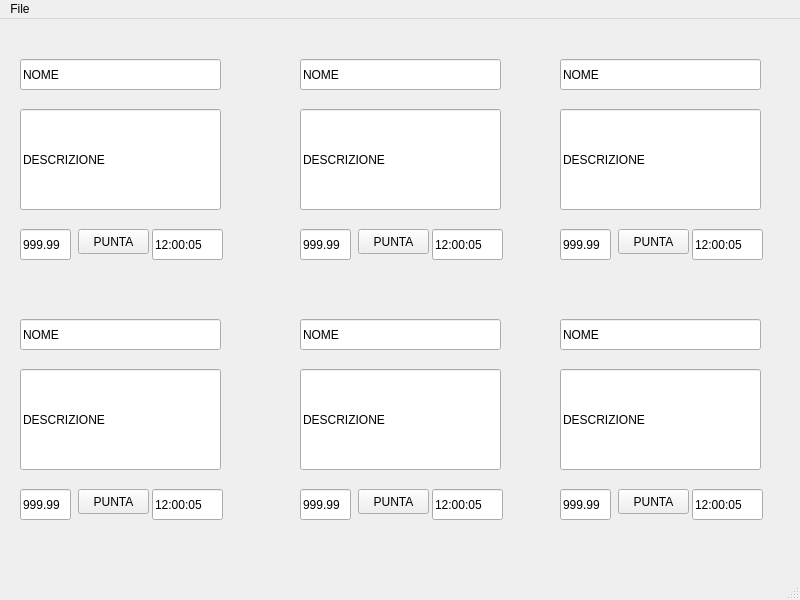
<?xml version="1.0" encoding="UTF-8"?>
<ui version="4.0">
 <class>MainWindow</class>
 <widget class="QMainWindow" name="MainWindow">
  <property name="geometry">
   <rect>
    <x>0</x>
    <y>0</y>
    <width>800</width>
    <height>600</height>
   </rect>
  </property>
  <property name="windowTitle">
   <string>MainWindow</string>
  </property>
  <widget class="QWidget" name="centralwidget">
   <widget class="QLineEdit" name="lineEdit">
    <property name="geometry">
     <rect>
      <x>20</x>
      <y>40</y>
      <width>201</width>
      <height>31</height>
     </rect>
    </property>
    <property name="text">
     <string>NOME</string>
    </property>
   </widget>
   <widget class="QLineEdit" name="lineEdit_2">
    <property name="geometry">
     <rect>
      <x>20</x>
      <y>90</y>
      <width>201</width>
      <height>101</height>
     </rect>
    </property>
    <property name="text">
     <string>DESCRIZIONE</string>
    </property>
   </widget>
   <widget class="QLineEdit" name="lineEdit_3">
    <property name="geometry">
     <rect>
      <x>20</x>
      <y>210</y>
      <width>51</width>
      <height>31</height>
     </rect>
    </property>
    <property name="text">
     <string>999.99</string>
    </property>
   </widget>
   <widget class="QLineEdit" name="lineEdit_4">
    <property name="geometry">
     <rect>
      <x>152</x>
      <y>210</y>
      <width>71</width>
      <height>31</height>
     </rect>
    </property>
    <property name="text">
     <string>12:00:05</string>
    </property>
   </widget>
   <widget class="QPushButton" name="pushButton">
    <property name="geometry">
     <rect>
      <x>78</x>
      <y>210</y>
      <width>71</width>
      <height>25</height>
     </rect>
    </property>
    <property name="text">
     <string>PUNTA</string>
    </property>
   </widget>
   <widget class="QLineEdit" name="lineEdit_5">
    <property name="geometry">
     <rect>
      <x>300</x>
      <y>90</y>
      <width>201</width>
      <height>101</height>
     </rect>
    </property>
    <property name="text">
     <string>DESCRIZIONE</string>
    </property>
   </widget>
   <widget class="QLineEdit" name="lineEdit_6">
    <property name="geometry">
     <rect>
      <x>300</x>
      <y>40</y>
      <width>201</width>
      <height>31</height>
     </rect>
    </property>
    <property name="text">
     <string>NOME</string>
    </property>
   </widget>
   <widget class="QPushButton" name="pushButton_2">
    <property name="geometry">
     <rect>
      <x>358</x>
      <y>210</y>
      <width>71</width>
      <height>25</height>
     </rect>
    </property>
    <property name="text">
     <string>PUNTA</string>
    </property>
   </widget>
   <widget class="QLineEdit" name="lineEdit_7">
    <property name="geometry">
     <rect>
      <x>432</x>
      <y>210</y>
      <width>71</width>
      <height>31</height>
     </rect>
    </property>
    <property name="text">
     <string>12:00:05</string>
    </property>
   </widget>
   <widget class="QLineEdit" name="lineEdit_8">
    <property name="geometry">
     <rect>
      <x>300</x>
      <y>210</y>
      <width>51</width>
      <height>31</height>
     </rect>
    </property>
    <property name="text">
     <string>999.99</string>
    </property>
   </widget>
   <widget class="QLineEdit" name="lineEdit_9">
    <property name="geometry">
     <rect>
      <x>560</x>
      <y>90</y>
      <width>201</width>
      <height>101</height>
     </rect>
    </property>
    <property name="text">
     <string>DESCRIZIONE</string>
    </property>
   </widget>
   <widget class="QLineEdit" name="lineEdit_10">
    <property name="geometry">
     <rect>
      <x>560</x>
      <y>40</y>
      <width>201</width>
      <height>31</height>
     </rect>
    </property>
    <property name="text">
     <string>NOME</string>
    </property>
   </widget>
   <widget class="QPushButton" name="pushButton_3">
    <property name="geometry">
     <rect>
      <x>618</x>
      <y>210</y>
      <width>71</width>
      <height>25</height>
     </rect>
    </property>
    <property name="text">
     <string>PUNTA</string>
    </property>
   </widget>
   <widget class="QLineEdit" name="lineEdit_11">
    <property name="geometry">
     <rect>
      <x>692</x>
      <y>210</y>
      <width>71</width>
      <height>31</height>
     </rect>
    </property>
    <property name="text">
     <string>12:00:05</string>
    </property>
   </widget>
   <widget class="QLineEdit" name="lineEdit_12">
    <property name="geometry">
     <rect>
      <x>560</x>
      <y>210</y>
      <width>51</width>
      <height>31</height>
     </rect>
    </property>
    <property name="text">
     <string>999.99</string>
    </property>
   </widget>
   <widget class="QLineEdit" name="lineEdit_13">
    <property name="geometry">
     <rect>
      <x>20</x>
      <y>350</y>
      <width>201</width>
      <height>101</height>
     </rect>
    </property>
    <property name="text">
     <string>DESCRIZIONE</string>
    </property>
   </widget>
   <widget class="QLineEdit" name="lineEdit_14">
    <property name="geometry">
     <rect>
      <x>20</x>
      <y>300</y>
      <width>201</width>
      <height>31</height>
     </rect>
    </property>
    <property name="text">
     <string>NOME</string>
    </property>
   </widget>
   <widget class="QPushButton" name="pushButton_4">
    <property name="geometry">
     <rect>
      <x>78</x>
      <y>470</y>
      <width>71</width>
      <height>25</height>
     </rect>
    </property>
    <property name="text">
     <string>PUNTA</string>
    </property>
   </widget>
   <widget class="QLineEdit" name="lineEdit_15">
    <property name="geometry">
     <rect>
      <x>152</x>
      <y>470</y>
      <width>71</width>
      <height>31</height>
     </rect>
    </property>
    <property name="text">
     <string>12:00:05</string>
    </property>
   </widget>
   <widget class="QLineEdit" name="lineEdit_16">
    <property name="geometry">
     <rect>
      <x>20</x>
      <y>470</y>
      <width>51</width>
      <height>31</height>
     </rect>
    </property>
    <property name="text">
     <string>999.99</string>
    </property>
   </widget>
   <widget class="QLineEdit" name="lineEdit_17">
    <property name="geometry">
     <rect>
      <x>300</x>
      <y>350</y>
      <width>201</width>
      <height>101</height>
     </rect>
    </property>
    <property name="text">
     <string>DESCRIZIONE</string>
    </property>
   </widget>
   <widget class="QLineEdit" name="lineEdit_18">
    <property name="geometry">
     <rect>
      <x>300</x>
      <y>300</y>
      <width>201</width>
      <height>31</height>
     </rect>
    </property>
    <property name="text">
     <string>NOME</string>
    </property>
   </widget>
   <widget class="QPushButton" name="pushButton_5">
    <property name="geometry">
     <rect>
      <x>358</x>
      <y>470</y>
      <width>71</width>
      <height>25</height>
     </rect>
    </property>
    <property name="text">
     <string>PUNTA</string>
    </property>
   </widget>
   <widget class="QLineEdit" name="lineEdit_19">
    <property name="geometry">
     <rect>
      <x>432</x>
      <y>470</y>
      <width>71</width>
      <height>31</height>
     </rect>
    </property>
    <property name="text">
     <string>12:00:05</string>
    </property>
   </widget>
   <widget class="QLineEdit" name="lineEdit_20">
    <property name="geometry">
     <rect>
      <x>300</x>
      <y>470</y>
      <width>51</width>
      <height>31</height>
     </rect>
    </property>
    <property name="text">
     <string>999.99</string>
    </property>
   </widget>
   <widget class="QLineEdit" name="lineEdit_21">
    <property name="geometry">
     <rect>
      <x>560</x>
      <y>350</y>
      <width>201</width>
      <height>101</height>
     </rect>
    </property>
    <property name="text">
     <string>DESCRIZIONE</string>
    </property>
   </widget>
   <widget class="QLineEdit" name="lineEdit_22">
    <property name="geometry">
     <rect>
      <x>560</x>
      <y>300</y>
      <width>201</width>
      <height>31</height>
     </rect>
    </property>
    <property name="text">
     <string>NOME</string>
    </property>
   </widget>
   <widget class="QPushButton" name="pushButton_6">
    <property name="geometry">
     <rect>
      <x>618</x>
      <y>470</y>
      <width>71</width>
      <height>25</height>
     </rect>
    </property>
    <property name="text">
     <string>PUNTA</string>
    </property>
   </widget>
   <widget class="QLineEdit" name="lineEdit_23">
    <property name="geometry">
     <rect>
      <x>692</x>
      <y>470</y>
      <width>71</width>
      <height>31</height>
     </rect>
    </property>
    <property name="text">
     <string>12:00:05</string>
    </property>
   </widget>
   <widget class="QLineEdit" name="lineEdit_24">
    <property name="geometry">
     <rect>
      <x>560</x>
      <y>470</y>
      <width>51</width>
      <height>31</height>
     </rect>
    </property>
    <property name="text">
     <string>999.99</string>
    </property>
   </widget>
  </widget>
  <widget class="QMenuBar" name="menubar">
   <property name="geometry">
    <rect>
     <x>0</x>
     <y>0</y>
     <width>800</width>
     <height>20</height>
    </rect>
   </property>
   <widget class="QMenu" name="menuFile">
    <property name="title">
     <string>File</string>
    </property>
   </widget>
   <addaction name="menuFile"/>
  </widget>
  <widget class="QStatusBar" name="statusbar"/>
 </widget>
 <resources/>
 <connections/>
</ui>
